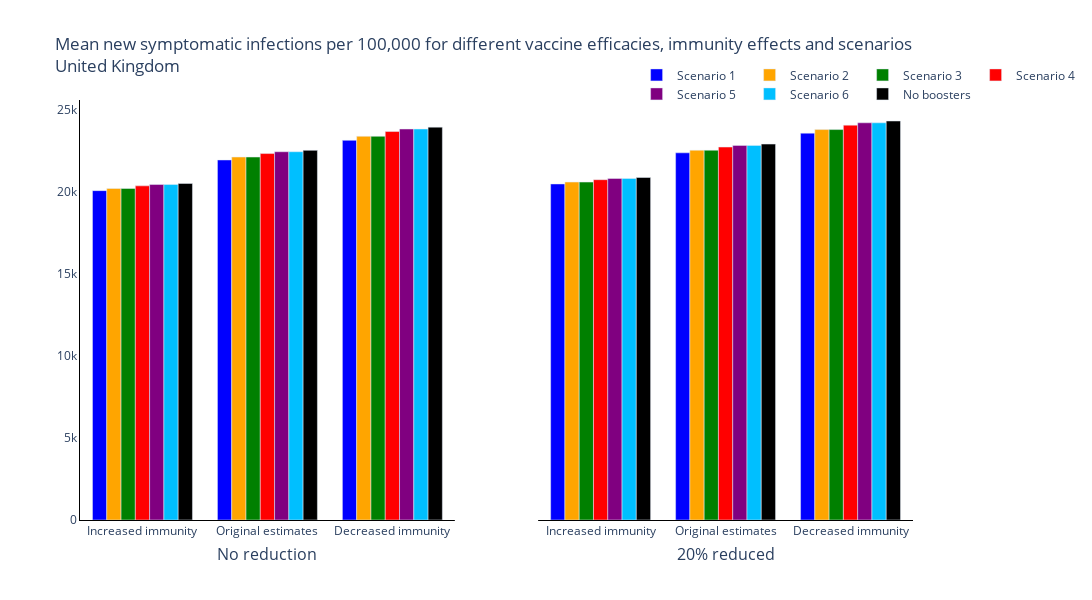
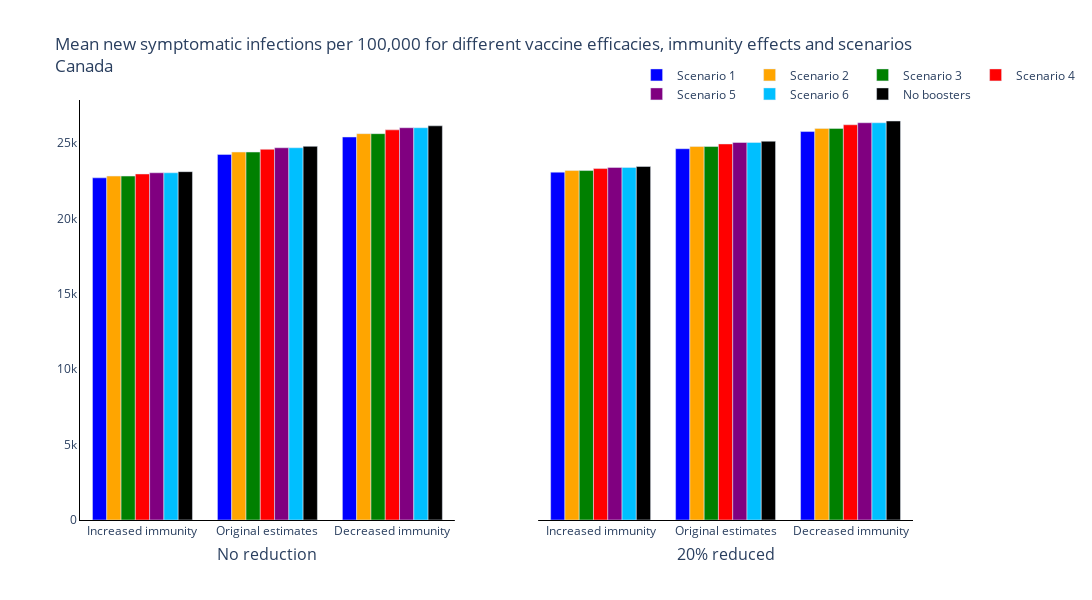
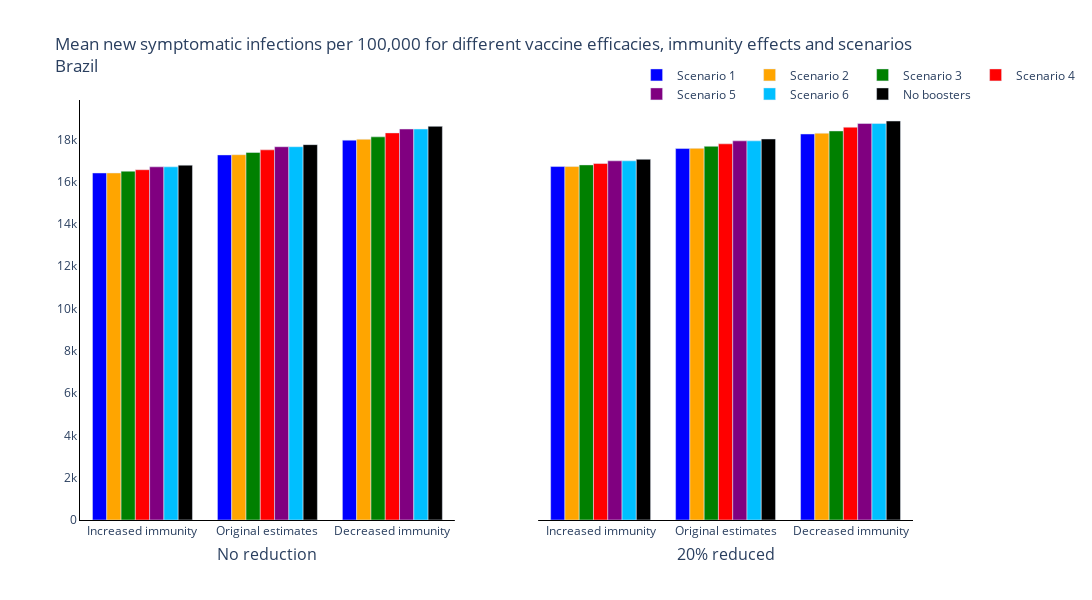
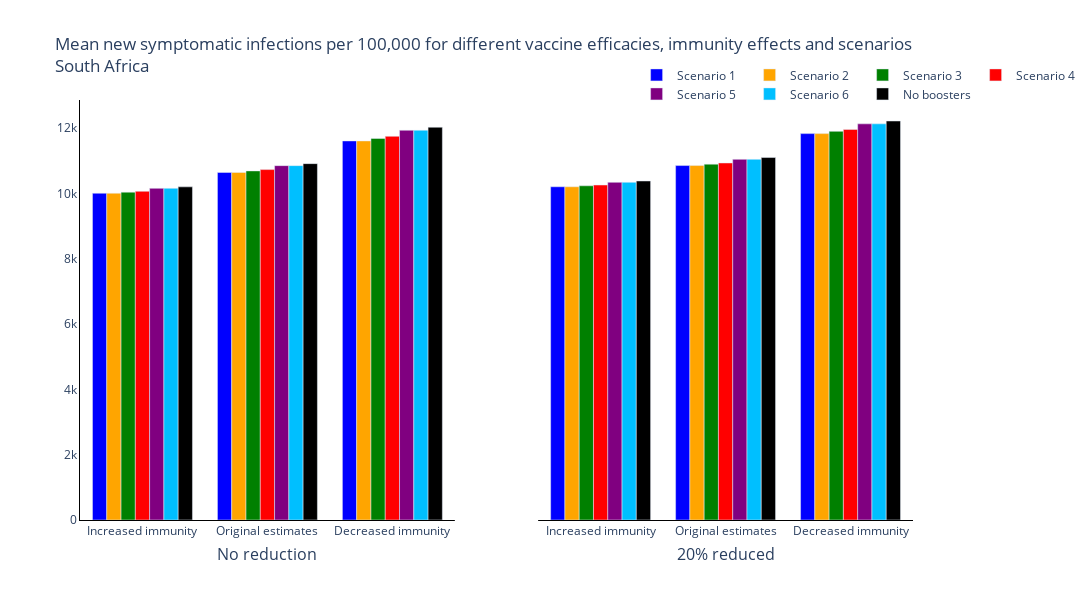

Notebook code for these charts, in order:
### Markdown cell above
### Total New Infections

### Code cell
new_colours = ['blue', 'orange', 'green', 'red', 'purple', 'deepskyblue', 'black']

trace_name = ['Strategy {}'.format(s+1) for s, scenario in enumerate(scenario_names[:-1])] + [scenario_names[-1]]

for r, reg in enumerate(regions):
    fig = go.Figure()
    fig = make_subplots(
        rows=1, cols=len(changes_vaccine), shared_yaxes=True,
        subplot_titles=tuple('{:.0f}% reduced'.format(100 * change_vacc) if change_vacc!=0 else 'No reduction' for change_vacc in changes_vaccine))
    # Plot for each region
    for cv, change_vacc in enumerate(changes_vaccine):
        if cv == 0:
            for s, scenario in enumerate(scenario_names):
                fig.add_trace(
                    go.Bar(
                        y=[np.sum(total_new_infections_mean[r][cv, ss-1, s, :]) for ss in new_seroprevalance_scenarios_indeces],
                        x=['{}<br>'.format(sero_scen) for sero_scen in new_seroprevalance_scenarios],
                        name=trace_name[s],
                        marker_color=new_colours[s]
                    ),
                    row=1,
                    col=cv+1
                )

        else:
            for s, scenario in enumerate(scenario_names):
                fig.add_trace(
                    go.Bar(
                        y=[np.sum(total_new_infections_mean[r][cv, ss-1, s, :]) for ss in new_seroprevalance_scenarios_indeces],
                        x=['{}<br>'.format(sero_scen) for sero_scen in new_seroprevalance_scenarios],
                        name=trace_name[s],
                        marker_color=new_colours[s],
                        showlegend=False,
                    ),
                    row=1,
                    col=cv+1
                )

    # Add axis labels
    fig.update_layout(
        boxmode='group',
        title='Mean new symptomatic infections per 100,000 for different vaccine efficacies, immunity effects and scenarios<br>{}'.format(reg),
        width=1100,
        height=600,
        plot_bgcolor='white',
        xaxis=dict(linecolor='black'),
        yaxis=dict(linecolor='black'),
        xaxis2=dict(linecolor='black'),
        yaxis2=dict(visible=False),
        hovermode='x unified',
        legend=dict(
                orientation="h",
                yanchor="bottom",
                y=0.98,
                xanchor="right",
                x=1.2
            )
        )
    
    for annotation in fig['layout']['annotations']: 
        annotation['yanchor']='top'
        annotation['y']=-0.05
        annotation['yref']='paper'

    fig.write_image('images/report4_variant_adapted_vaccine/New symptomatic infections per Scenario and Vaccine Type {}.pdf'.format(reg))
    fig.show()

### Figure 1 — Plotly figure (JSON) as saved in the notebook; plotly's stock layout.template omitted (floating-point values rounded to 4 significant figures)
{"data": [{"marker": {"color": "blue"}, "name": "Scenario 1", "type": "bar", "x": ["Increased immunity<br>", "Original estimates<br>", "Decreased immunity<br>"], "xaxis": "x", "y": [20060.0, 21930.0, 23120.0], "yaxis": "y"}, {"marker": {"color": "orange"}, "name": "Scenario 2", "type": "bar", "x": ["Increased immunity<br>", "Original estimates<br>", "Decreased immunity<br>"], "xaxis": "x", "y": [20190.0, 22100.0, 23370.0], "yaxis": "y"}, {"marker": {"color": "green"}, "name": "Scenario 3", "type": "bar", "x": ["Increased immunity<br>", "Original estimates<br>", "Decreased immunity<br>"], "xaxis": "x", "y": [20190.0, 22100.0, 23370.0], "yaxis": "y"}, {"marker": {"color": "red"}, "name": "Scenario 4", "type": "bar", "x": ["Increased immunity<br>", "Original estimates<br>", "Decreased immunity<br>"], "xaxis": "x", "y": [20350.0, 22320.0, 23660.0], "yaxis": "y"}, {"marker": {"color": "purple"}, "name": "Scenario 5", "type": "bar", "x": ["Increased immunity<br>", "Original estimates<br>", "Decreased immunity<br>"], "xaxis": "x", "y": [20430.0, 22430.0, 23810.0], "yaxis": "y"}, {"marker": {"color": "deepskyblue"}, "name": "Scenario 6", "type": "bar", "x": ["Increased immunity<br>", "Original estimates<br>", "Decreased immunity<br>"], "xaxis": "x", "y": [20430.0, 22430.0, 23810.0], "yaxis": "y"}, {"marker": {"color": "black"}, "name": "No boosters", "type": "bar", "x": ["Increased immunity<br>", "Original estimates<br>", "Decreased immunity<br>"], "xaxis": "x", "y": [20490.0, 22510.0, 23930.0], "yaxis": "y"}, {"marker": {"color": "blue"}, "name": "Scenario 1", "showlegend": false, "type": "bar", "x": ["Increased immunity<br>", "Original estimates<br>", "Decreased immunity<br>"], "xaxis": "x2", "y": [20460.0, 22360.0, 23560.0], "yaxis": "y2"}, {"marker": {"color": "orange"}, "name": "Scenario 2", "showlegend": false, "type": "bar", "x": ["Increased immunity<br>", "Original estimates<br>", "Decreased immunity<br>"], "xaxis": "x2", "y": [20580.0, 22520.0, 23780.0], "yaxis": "y2"}, {"marker": {"color": "green"}, "name": "Scenario 3", "showlegend": false, "type": "bar", "x": ["Increased immunity<br>", "Original estimates<br>", "Decreased immunity<br>"], "xaxis": "x2", "y": [20580.0, 22520.0, 23780.0], "yaxis": "y2"}, {"marker": {"color": "red"}, "name": "Scenario 4", "showlegend": false, "type": "bar", "x": ["Increased immunity<br>", "Original estimates<br>", "Decreased immunity<br>"], "xaxis": "x2", "y": [20720.0, 22710.0, 24050.0], "yaxis": "y2"}, {"marker": {"color": "purple"}, "name": "Scenario 5", "showlegend": false, "type": "bar", "x": ["Increased immunity<br>", "Original estimates<br>", "Decreased immunity<br>"], "xaxis": "x2", "y": [20800.0, 22810.0, 24190.0], "yaxis": "y2"}, {"marker": {"color": "deepskyblue"}, "name": "Scenario 6", "showlegend": false, "type": "bar", "x": ["Increased immunity<br>", "Original estimates<br>", "Decreased immunity<br>"], "xaxis": "x2", "y": [20800.0, 22810.0, 24190.0], "yaxis": "y2"}, {"marker": {"color": "black"}, "name": "No boosters", "showlegend": false, "type": "bar", "x": ["Increased immunity<br>", "Original estimates<br>", "Decreased immunity<br>"], "xaxis": "x2", "y": [20860.0, 22890.0, 24300.0], "yaxis": "y2"}], "layout": {"annotations": [{"font": {"size": 16}, "showarrow": false, "text": "No reduction", "x": 0.225, "xanchor": "center", "xref": "paper", "y": -0.05, "yanchor": "top", "yref": "paper"}, {"font": {"size": 16}, "showarrow": false, "text": "20% reduced", "x": 0.775, "xanchor": "center", "xref": "paper", "y": -0.05, "yanchor": "top", "yref": "paper"}], "boxmode": "group", "height": 600, "hovermode": "x unified", "legend": {"orientation": "h", "x": 1.2, "xanchor": "right", "y": 0.98, "yanchor": "bottom"}, "plot_bgcolor": "white", "title": {"text": "Mean new symptomatic infections per 100,000 for different vaccine efficacies, immunity effects and scenarios<br>United Kingdom"}, "width": 1100, "xaxis": {"anchor": "y", "domain": [0, 0.45], "linecolor": "black"}, "xaxis2": {"anchor": "y2", "domain": [0.55, 1], "linecolor": "black"}, "yaxis": {"anchor": "x", "domain": [0, 1], "linecolor": "black"}, "yaxis2": {"anchor": "x2", "domain": [0, 1], "matches": "y", "showticklabels": false, "visible": false}}}

### Figure 2 — Plotly figure (JSON) as saved in the notebook; plotly's stock layout.template omitted (floating-point values rounded to 4 significant figures)
{"data": [{"marker": {"color": "blue"}, "name": "Scenario 1", "type": "bar", "x": ["Increased immunity<br>", "Original estimates<br>", "Decreased immunity<br>"], "xaxis": "x", "y": [22690.0, 24240.0, 25400.0], "yaxis": "y"}, {"marker": {"color": "orange"}, "name": "Scenario 2", "type": "bar", "x": ["Increased immunity<br>", "Original estimates<br>", "Decreased immunity<br>"], "xaxis": "x", "y": [22810.0, 24400.0, 25620.0], "yaxis": "y"}, {"marker": {"color": "green"}, "name": "Scenario 3", "type": "bar", "x": ["Increased immunity<br>", "Original estimates<br>", "Decreased immunity<br>"], "xaxis": "x", "y": [22810.0, 24400.0, 25620.0], "yaxis": "y"}, {"marker": {"color": "red"}, "name": "Scenario 4", "type": "bar", "x": ["Increased immunity<br>", "Original estimates<br>", "Decreased immunity<br>"], "xaxis": "x", "y": [22950.0, 24580.0, 25870.0], "yaxis": "y"}, {"marker": {"color": "purple"}, "name": "Scenario 5", "type": "bar", "x": ["Increased immunity<br>", "Original estimates<br>", "Decreased immunity<br>"], "xaxis": "x", "y": [23030.0, 24680.0, 26010.0], "yaxis": "y"}, {"marker": {"color": "deepskyblue"}, "name": "Scenario 6", "type": "bar", "x": ["Increased immunity<br>", "Original estimates<br>", "Decreased immunity<br>"], "xaxis": "x", "y": [23030.0, 24680.0, 26010.0], "yaxis": "y"}, {"marker": {"color": "black"}, "name": "No boosters", "type": "bar", "x": ["Increased immunity<br>", "Original estimates<br>", "Decreased immunity<br>"], "xaxis": "x", "y": [23100.0, 24780.0, 26140.0], "yaxis": "y"}, {"marker": {"color": "blue"}, "name": "Scenario 1", "showlegend": false, "type": "bar", "x": ["Increased immunity<br>", "Original estimates<br>", "Decreased immunity<br>"], "xaxis": "x2", "y": [23070.0, 24620.0, 25760.0], "yaxis": "y2"}, {"marker": {"color": "orange"}, "name": "Scenario 2", "showlegend": false, "type": "bar", "x": ["Increased immunity<br>", "Original estimates<br>", "Decreased immunity<br>"], "xaxis": "x2", "y": [23170.0, 24770.0, 25970.0], "yaxis": "y2"}, {"marker": {"color": "green"}, "name": "Scenario 3", "showlegend": false, "type": "bar", "x": ["Increased immunity<br>", "Original estimates<br>", "Decreased immunity<br>"], "xaxis": "x2", "y": [23170.0, 24770.0, 25970.0], "yaxis": "y2"}, {"marker": {"color": "red"}, "name": "Scenario 4", "showlegend": false, "type": "bar", "x": ["Increased immunity<br>", "Original estimates<br>", "Decreased immunity<br>"], "xaxis": "x2", "y": [23300.0, 24940.0, 26210.0], "yaxis": "y2"}, {"marker": {"color": "purple"}, "name": "Scenario 5", "showlegend": false, "type": "bar", "x": ["Increased immunity<br>", "Original estimates<br>", "Decreased immunity<br>"], "xaxis": "x2", "y": [23380.0, 25030.0, 26340.0], "yaxis": "y2"}, {"marker": {"color": "deepskyblue"}, "name": "Scenario 6", "showlegend": false, "type": "bar", "x": ["Increased immunity<br>", "Original estimates<br>", "Decreased immunity<br>"], "xaxis": "x2", "y": [23380.0, 25030.0, 26340.0], "yaxis": "y2"}, {"marker": {"color": "black"}, "name": "No boosters", "showlegend": false, "type": "bar", "x": ["Increased immunity<br>", "Original estimates<br>", "Decreased immunity<br>"], "xaxis": "x2", "y": [23440.0, 25120.0, 26460.0], "yaxis": "y2"}], "layout": {"annotations": [{"font": {"size": 16}, "showarrow": false, "text": "No reduction", "x": 0.225, "xanchor": "center", "xref": "paper", "y": -0.05, "yanchor": "top", "yref": "paper"}, {"font": {"size": 16}, "showarrow": false, "text": "20% reduced", "x": 0.775, "xanchor": "center", "xref": "paper", "y": -0.05, "yanchor": "top", "yref": "paper"}], "boxmode": "group", "height": 600, "hovermode": "x unified", "legend": {"orientation": "h", "x": 1.2, "xanchor": "right", "y": 0.98, "yanchor": "bottom"}, "plot_bgcolor": "white", "title": {"text": "Mean new symptomatic infections per 100,000 for different vaccine efficacies, immunity effects and scenarios<br>Canada"}, "width": 1100, "xaxis": {"anchor": "y", "domain": [0, 0.45], "linecolor": "black"}, "xaxis2": {"anchor": "y2", "domain": [0.55, 1], "linecolor": "black"}, "yaxis": {"anchor": "x", "domain": [0, 1], "linecolor": "black"}, "yaxis2": {"anchor": "x2", "domain": [0, 1], "matches": "y", "showticklabels": false, "visible": false}}}

### Figure 3 — Plotly figure (JSON) as saved in the notebook; plotly's stock layout.template omitted (floating-point values rounded to 4 significant figures)
{"data": [{"marker": {"color": "blue"}, "name": "Scenario 1", "type": "bar", "x": ["Increased immunity<br>", "Original estimates<br>", "Decreased immunity<br>"], "xaxis": "x", "y": [16410.0, 17270.0, 17970.0], "yaxis": "y"}, {"marker": {"color": "orange"}, "name": "Scenario 2", "type": "bar", "x": ["Increased immunity<br>", "Original estimates<br>", "Decreased immunity<br>"], "xaxis": "x", "y": [16410.0, 17280.0, 18010.0], "yaxis": "y"}, {"marker": {"color": "green"}, "name": "Scenario 3", "type": "bar", "x": ["Increased immunity<br>", "Original estimates<br>", "Decreased immunity<br>"], "xaxis": "x", "y": [16500.0, 17380.0, 18120.0], "yaxis": "y"}, {"marker": {"color": "red"}, "name": "Scenario 4", "type": "bar", "x": ["Increased immunity<br>", "Original estimates<br>", "Decreased immunity<br>"], "xaxis": "x", "y": [16570.0, 17510.0, 18310.0], "yaxis": "y"}, {"marker": {"color": "purple"}, "name": "Scenario 5", "type": "bar", "x": ["Increased immunity<br>", "Original estimates<br>", "Decreased immunity<br>"], "xaxis": "x", "y": [16700.0, 17660.0, 18490.0], "yaxis": "y"}, {"marker": {"color": "deepskyblue"}, "name": "Scenario 6", "type": "bar", "x": ["Increased immunity<br>", "Original estimates<br>", "Decreased immunity<br>"], "xaxis": "x", "y": [16700.0, 17660.0, 18490.0], "yaxis": "y"}, {"marker": {"color": "black"}, "name": "No boosters", "type": "bar", "x": ["Increased immunity<br>", "Original estimates<br>", "Decreased immunity<br>"], "xaxis": "x", "y": [16780.0, 17750.0, 18620.0], "yaxis": "y"}, {"marker": {"color": "blue"}, "name": "Scenario 1", "showlegend": false, "type": "bar", "x": ["Increased immunity<br>", "Original estimates<br>", "Decreased immunity<br>"], "xaxis": "x2", "y": [16720.0, 17570.0, 18260.0], "yaxis": "y2"}, {"marker": {"color": "orange"}, "name": "Scenario 2", "showlegend": false, "type": "bar", "x": ["Increased immunity<br>", "Original estimates<br>", "Decreased immunity<br>"], "xaxis": "x2", "y": [16720.0, 17580.0, 18300.0], "yaxis": "y2"}, {"marker": {"color": "green"}, "name": "Scenario 3", "showlegend": false, "type": "bar", "x": ["Increased immunity<br>", "Original estimates<br>", "Decreased immunity<br>"], "xaxis": "x2", "y": [16800.0, 17670.0, 18400.0], "yaxis": "y2"}, {"marker": {"color": "red"}, "name": "Scenario 4", "showlegend": false, "type": "bar", "x": ["Increased immunity<br>", "Original estimates<br>", "Decreased immunity<br>"], "xaxis": "x2", "y": [16860.0, 17790.0, 18580.0], "yaxis": "y2"}, {"marker": {"color": "purple"}, "name": "Scenario 5", "showlegend": false, "type": "bar", "x": ["Increased immunity<br>", "Original estimates<br>", "Decreased immunity<br>"], "xaxis": "x2", "y": [16990.0, 17930.0, 18750.0], "yaxis": "y2"}, {"marker": {"color": "deepskyblue"}, "name": "Scenario 6", "showlegend": false, "type": "bar", "x": ["Increased immunity<br>", "Original estimates<br>", "Decreased immunity<br>"], "xaxis": "x2", "y": [16990.0, 17930.0, 18750.0], "yaxis": "y2"}, {"marker": {"color": "black"}, "name": "No boosters", "showlegend": false, "type": "bar", "x": ["Increased immunity<br>", "Original estimates<br>", "Decreased immunity<br>"], "xaxis": "x2", "y": [17060.0, 18020.0, 18870.0], "yaxis": "y2"}], "layout": {"annotations": [{"font": {"size": 16}, "showarrow": false, "text": "No reduction", "x": 0.225, "xanchor": "center", "xref": "paper", "y": -0.05, "yanchor": "top", "yref": "paper"}, {"font": {"size": 16}, "showarrow": false, "text": "20% reduced", "x": 0.775, "xanchor": "center", "xref": "paper", "y": -0.05, "yanchor": "top", "yref": "paper"}], "boxmode": "group", "height": 600, "hovermode": "x unified", "legend": {"orientation": "h", "x": 1.2, "xanchor": "right", "y": 0.98, "yanchor": "bottom"}, "plot_bgcolor": "white", "title": {"text": "Mean new symptomatic infections per 100,000 for different vaccine efficacies, immunity effects and scenarios<br>Brazil"}, "width": 1100, "xaxis": {"anchor": "y", "domain": [0, 0.45], "linecolor": "black"}, "xaxis2": {"anchor": "y2", "domain": [0.55, 1], "linecolor": "black"}, "yaxis": {"anchor": "x", "domain": [0, 1], "linecolor": "black"}, "yaxis2": {"anchor": "x2", "domain": [0, 1], "matches": "y", "showticklabels": false, "visible": false}}}

### Figure 4 — Plotly figure (JSON) as saved in the notebook; plotly's stock layout.template omitted (floating-point values rounded to 4 significant figures)
{"data": [{"marker": {"color": "blue"}, "name": "Scenario 1", "type": "bar", "x": ["Increased immunity<br>", "Original estimates<br>", "Decreased immunity<br>"], "xaxis": "x", "y": [10010.0, 10640.0, 11610.0], "yaxis": "y"}, {"marker": {"color": "orange"}, "name": "Scenario 2", "type": "bar", "x": ["Increased immunity<br>", "Original estimates<br>", "Decreased immunity<br>"], "xaxis": "x", "y": [10010.0, 10640.0, 11610.0], "yaxis": "y"}, {"marker": {"color": "green"}, "name": "Scenario 3", "type": "bar", "x": ["Increased immunity<br>", "Original estimates<br>", "Decreased immunity<br>"], "xaxis": "x", "y": [10040.0, 10690.0, 11690.0], "yaxis": "y"}, {"marker": {"color": "red"}, "name": "Scenario 4", "type": "bar", "x": ["Increased immunity<br>", "Original estimates<br>", "Decreased immunity<br>"], "xaxis": "x", "y": [10070.0, 10730.0, 11750.0], "yaxis": "y"}, {"marker": {"color": "purple"}, "name": "Scenario 5", "type": "bar", "x": ["Increased immunity<br>", "Original estimates<br>", "Decreased immunity<br>"], "xaxis": "x", "y": [10160.0, 10850.0, 11940.0], "yaxis": "y"}, {"marker": {"color": "deepskyblue"}, "name": "Scenario 6", "type": "bar", "x": ["Increased immunity<br>", "Original estimates<br>", "Decreased immunity<br>"], "xaxis": "x", "y": [10160.0, 10850.0, 11940.0], "yaxis": "y"}, {"marker": {"color": "black"}, "name": "No boosters", "type": "bar", "x": ["Increased immunity<br>", "Original estimates<br>", "Decreased immunity<br>"], "xaxis": "x", "y": [10200.0, 10910.0, 12030.0], "yaxis": "y"}, {"marker": {"color": "blue"}, "name": "Scenario 1", "showlegend": false, "type": "bar", "x": ["Increased immunity<br>", "Original estimates<br>", "Decreased immunity<br>"], "xaxis": "x2", "y": [10210.0, 10860.0, 11830.0], "yaxis": "y2"}, {"marker": {"color": "orange"}, "name": "Scenario 2", "showlegend": false, "type": "bar", "x": ["Increased immunity<br>", "Original estimates<br>", "Decreased immunity<br>"], "xaxis": "x2", "y": [10210.0, 10860.0, 11830.0], "yaxis": "y2"}, {"marker": {"color": "green"}, "name": "Scenario 3", "showlegend": false, "type": "bar", "x": ["Increased immunity<br>", "Original estimates<br>", "Decreased immunity<br>"], "xaxis": "x2", "y": [10240.0, 10900.0, 11900.0], "yaxis": "y2"}, {"marker": {"color": "red"}, "name": "Scenario 4", "showlegend": false, "type": "bar", "x": ["Increased immunity<br>", "Original estimates<br>", "Decreased immunity<br>"], "xaxis": "x2", "y": [10260.0, 10940.0, 11960.0], "yaxis": "y2"}, {"marker": {"color": "purple"}, "name": "Scenario 5", "showlegend": false, "type": "bar", "x": ["Increased immunity<br>", "Original estimates<br>", "Decreased immunity<br>"], "xaxis": "x2", "y": [10340.0, 11050.0, 12130.0], "yaxis": "y2"}, {"marker": {"color": "deepskyblue"}, "name": "Scenario 6", "showlegend": false, "type": "bar", "x": ["Increased immunity<br>", "Original estimates<br>", "Decreased immunity<br>"], "xaxis": "x2", "y": [10340.0, 11050.0, 12130.0], "yaxis": "y2"}, {"marker": {"color": "black"}, "name": "No boosters", "showlegend": false, "type": "bar", "x": ["Increased immunity<br>", "Original estimates<br>", "Decreased immunity<br>"], "xaxis": "x2", "y": [10380.0, 11100.0, 12220.0], "yaxis": "y2"}], "layout": {"annotations": [{"font": {"size": 16}, "showarrow": false, "text": "No reduction", "x": 0.225, "xanchor": "center", "xref": "paper", "y": -0.05, "yanchor": "top", "yref": "paper"}, {"font": {"size": 16}, "showarrow": false, "text": "20% reduced", "x": 0.775, "xanchor": "center", "xref": "paper", "y": -0.05, "yanchor": "top", "yref": "paper"}], "boxmode": "group", "height": 600, "hovermode": "x unified", "legend": {"orientation": "h", "x": 1.2, "xanchor": "right", "y": 0.98, "yanchor": "bottom"}, "plot_bgcolor": "white", "title": {"text": "Mean new symptomatic infections per 100,000 for different vaccine efficacies, immunity effects and scenarios<br>South Africa"}, "width": 1100, "xaxis": {"anchor": "y", "domain": [0, 0.45], "linecolor": "black"}, "xaxis2": {"anchor": "y2", "domain": [0.55, 1], "linecolor": "black"}, "yaxis": {"anchor": "x", "domain": [0, 1], "linecolor": "black"}, "yaxis2": {"anchor": "x2", "domain": [0, 1], "matches": "y", "showticklabels": false, "visible": false}}}
